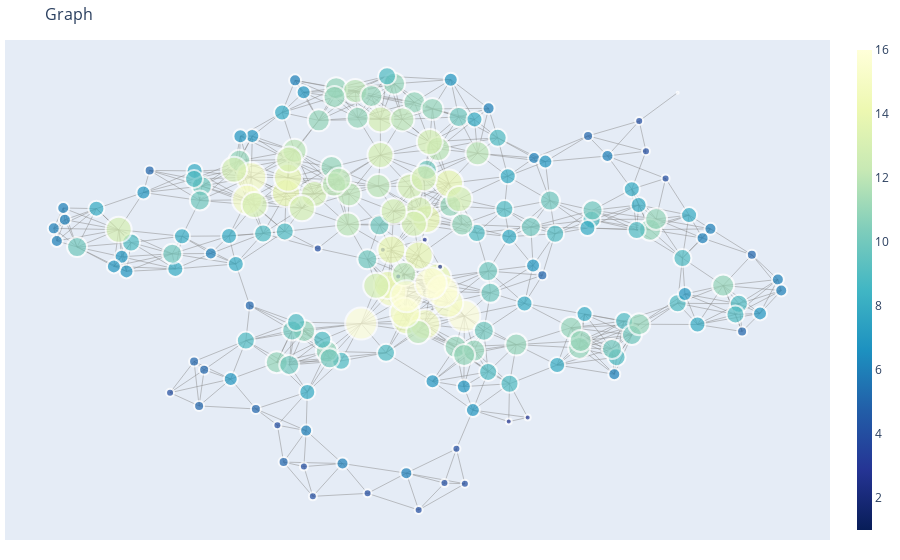

Write notebook code for a chart like this one.
### Code cell
ig.plot(G)

### Figure 1 — Plotly figure (JSON) as saved in the notebook; plotly's stock layout.template omitted (floating-point values rounded to 4 significant figures; data arrays with more than 128 entries replaced by an {"elided": "..."} marker saying what was removed)
{"data": [{"hoverinfo": "none", "line": {"color": "#888", "width": 0.5}, "mode": "lines", "type": "scatter", "x": {"elided": "2748 float values"}, "y": {"elided": "2748 float values"}}, {"hoverinfo": "text", "marker": {"color": {"elided": "200 int values"}, "colorbar": {"thickness": 15, "title": {"side": "right", "text": ""}, "xanchor": "left"}, "colorscale": [[0, "rgb(255,255,217)"], [0.125, "rgb(237,248,177)"], [0.25, "rgb(199,233,180)"], [0.375, "rgb(127,205,187)"], [0.5, "rgb(65,182,196)"], [0.625, "rgb(29,145,192)"], [0.75, "rgb(34,94,168)"], [0.875, "rgb(37,52,148)"], [1, "rgb(8,29,88)"]], "line": {"width": 2}, "reversescale": true, "showscale": true, "size": {"elided": "200 int values"}}, "mode": "markers", "text": {"elided": "200 str values"}, "type": "scatter", "x": {"elided": "200 float values"}, "y": {"elided": "200 float values"}}], "layout": {"annotations": [{"showarrow": false, "text": "", "x": 0.005, "xref": "paper", "y": -0.002, "yref": "paper"}], "hovermode": "closest", "margin": {"b": 20, "l": 5, "r": 5, "t": 40}, "showlegend": false, "title": {"font": {"size": 16}, "text": "Graph"}, "xaxis": {"showgrid": false, "showticklabels": false, "zeroline": false}, "yaxis": {"showgrid": false, "showticklabels": false, "zeroline": false}}}
